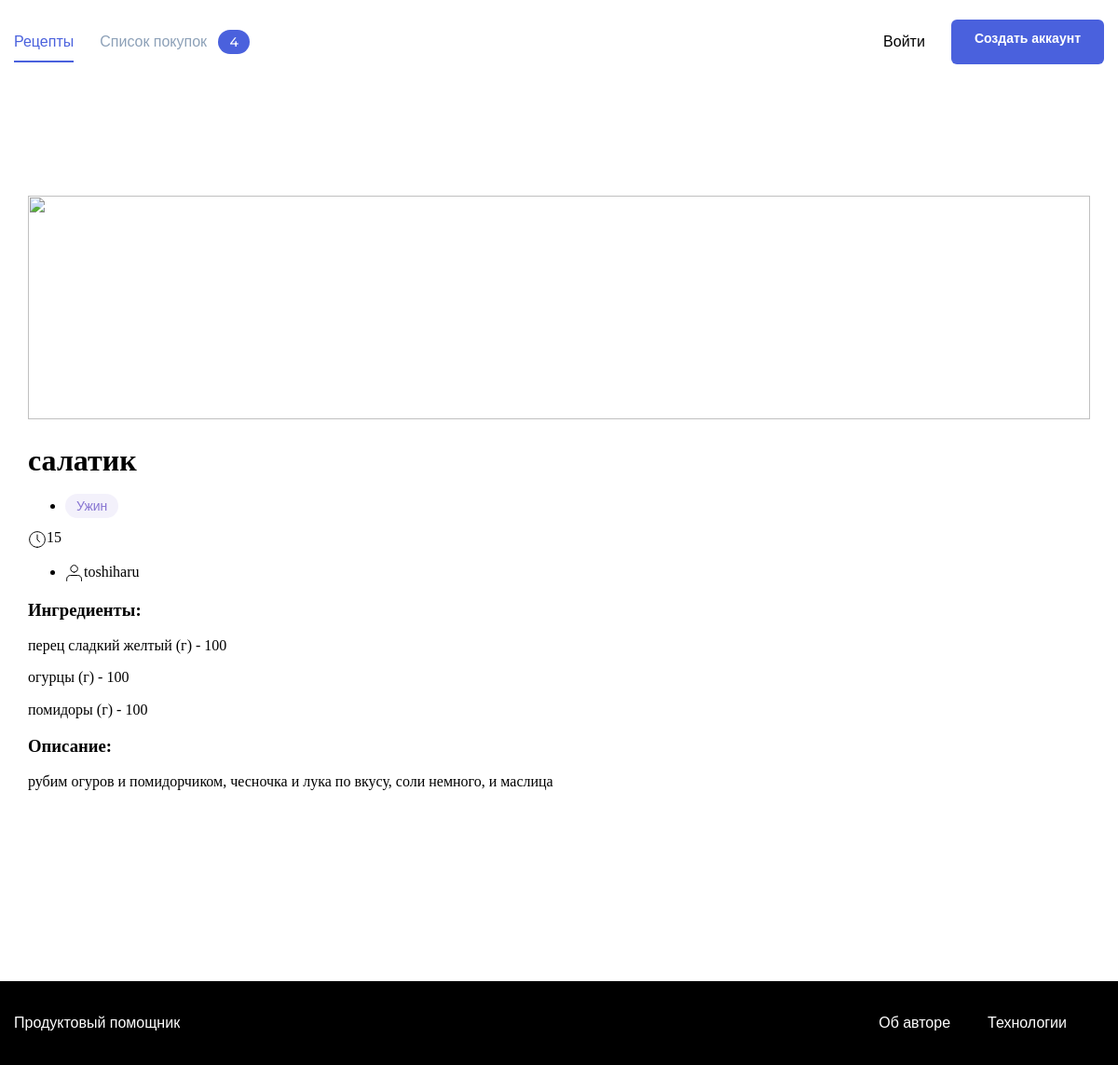
Screenshot of /recipes/5/ with the database file from the repository.
### prod_h/models.py (models this page shows, shortened)
class Recipe(models.Model):
    author = models.ForeignKey(
        User,
        on_delete=models.CASCADE,
        related_name='recipes',
        verbose_name='автор рецепта',
    )
    name = models.CharField(
        max_length=100,
        verbose_name='Название рецепта',
        help_text='Максимальная длинна 100 символов',)
    image = models.ImageField(upload_to='prod_h/', blank=True, null=True)
    text = models.TextField(
        blank=True,
        verbose_name='Описание',
        help_text='Описание рецепта',)
    ingredients = models.ManyToManyField(
        ListOfIngridients,
        through='Amount',
        through_fields=('recipe', 'ingredient'),
        verbose_name='Игредиенты',
        help_text='Игредиенты',)
    tags = models.ManyToManyField(Teg, )
    time = models.IntegerField(verbose_name='Вермя приготовления')
    pub_date = models.DateTimeField("date published", auto_now_add=True)
    slug = models.SlugField(
        max_length=500,
        unique=True,
        blank=True,
    )
    class Meta:
        ordering = ["-pub_date"]

class Teg(models.Model):
    name = models.CharField(max_length=20)
    slug = models.SlugField(unique=True)
    color = models.CharField(
        max_length=20,
        verbose_name='Цвет тега',
        blank=True
    )

class Amount(models.Model):
    ingredient = models.ForeignKey(ListOfIngridients,
                                   on_delete=models.CASCADE,
                                   related_name='ingridient_name', )
    recipe = models.ForeignKey(
        Recipe, on_delete=models.CASCADE,
        related_name="recipe_ingredients",
        verbose_name='Рецепт',
    )
    counts = models.PositiveSmallIntegerField(verbose_name='количество',
        default=1)

class ListOfIngridients(models.Model):
    name = models.CharField(max_length=50,
                            unique=True,
                            verbose_name='Название ингредиента',
                            help_text='Название ингредиента, максимум 50 символов',
                            )
    units_of_measurement = models.CharField(max_length=20,
                                            verbose_name='Единица измерения',
                                            help_text='Единица измерения, максимум 20 симоволов',
                                            )
    def __str__(self):
        return f'{self.name} ({self.units_of_measurement})'

### prod_h/views.py (the view)
# urls.py: path('recipes/<int:recipe_id>/', views.recipe_detail,
def recipe_detail(request, recipe_id):
    recipe = get_object_or_404(Recipe, pk=recipe_id)
    context = {
        'recipe': recipe,
    }
    return render(request, 'singlePage.html', context=context)

### templates/singlePage.html (shortened to what this page needs)
{% extends "base.html" %}
{% load static %}
{% block static_css %}<link rel="stylesheet" href="{% static 'pages/index.css' %}">{% endblock %}
    {%block content%}
    <main class="main container">
        <div class="single-card" data-id="371" data-author="12">
            {% load thumbnail %}
            {% thumbnail recipe.image "364x240" crop="center" upscale=True as img %}
            <a href="#" class="link" target="_blank"><img src="{{ img.url }}" alt="{{ post.name }}" class="card__image"></a>
            {% endthumbnail %}
            <div class="single-card__info">
                <div class="single-card__header-info">
                    <h1 class="single-card__title">{{recipe.name}}</h1>
                </div>
                <ul class="single-card__items">
                {%include "includes/tag.html" with post=recipe %}
                </ul>
                <div class="single-card__items single-card__items_column">
                    <p class="single-card__text"><span class="icon-time"></span>{{recipe.time}}</p>
                    <ul class="single-card__items">
                        <li class="single-card__item"><p class="single-card__text"><span class="icon-user"></span>{{recipe.author}}</p></li>
                    </ul>
                </div>
                <div class="single-card__section">
                    <h3 class="single-card__section-title">Ингредиенты:</h3>
                    <div class="single-card__items single-card__items_column">
                        {%for ingr in recipe.recipe_ingredients.all%}
                          <p class=" single-card__section-item">{{ingr.ingredient}} - {{ingr.counts}}</p>
                        {%endfor%}
                    </div>
                </div>
                <div class="single-card__section">
                    <h3 class="single-card__section-title">Описание:</h3>
                    <p class=" single-card__section-text">{{recipe.text}}</p>
                </div>
            </div>
        </div>
    </main>
{%endblock%}}

### templates/base.html (shortened to what this page needs)
<!doctype html>
<html>
<head>
    {% block static_css %}
    {% endblock %}
</head>
<body class="body">
  <header class="header">
      {% include 'includes/nav.html' %}
  </header>
  <main class="main container">
          <div class="main__header">
              {% block content %}{% endblock %}
          </div>
  </main>
{% include 'includes/footer.html' %}
</body>
</html>

### templates/includes/nav.html
<!DOCTYPE html>
<nav class="nav">
        <div class="nav__container container">
            <ul class="nav__items list">
                  <li class="nav__item nav__item_active"><a href="{% url 'index' %}" class="nav__link link">Рецепты</a></li>
                  {% if user.is_authenticated %}
                  <li class="nav__item"><a href="#" class="nav__link link">Мои подписки</a></li>
                  <li class="nav__item"><a href="{% url 'new_recipe' %}" class="nav__link link">Создать рецепт</a></li>
                  <li class="nav__item"><a href="#" class="nav__link link">Избранное</a></li>
                  <li class="nav__item"><a href="#" class="nav__link link">Список покупок</a> <span class="badge badge_style_blue nav__badge" id="counter">4</span></li>
              </ul>
              <ul class="nav__items list">
                  <li class="nav__item"><a href="{% url 'password_change' %}" class="nav__link link">Изменить пароль</a></li>
                  <li class="nav__item"><a href="{% url 'logout' %}" class="nav__link link">Выход {{user.username }}</a></li>
              </ul>
          </div>
               {% else %}
                <li class="nav__item nav__item_disabled"><a href="#" class="nav__link link">Список покупок <span class="badge badge_style_blue nav__badge" id="counter">4</span></a></li>
            </ul>
            <ul class="nav__items list">
                <li class="nav__item"><a href="{% url 'login' %}" class="nav__link link">Войти</a></li>
                <li class="nav__item"><a href="{% url 'signup' %}" class="button button_style_blue">Создать аккаунт</a></li>
            </ul>
        </div>
               {%endif%}
    </nav>

### templates/includes/tag.html
{% for tag in post.tags.all %}
    {% if tag.name == 'breakfast' %}
        <li class="card__item"><span class="badge badge_style_orange">Завтрак</span></li>
    {% elif tag.name == 'lunch' %}
        <li class="card__item"><span class="badge badge_style_green">Обед</span></li>
    {% elif tag.name == 'dinner' %}
        <li class="card__item"><span class="badge badge_style_purple">Ужин</span></li>
    {% endif %}
{% endfor %}

### templates/includes/footer.html
    <footer class="footer">
        <div class="footer__container container">
            <a href="#" class="footer__brand link">Продуктовый помощник</a>
            <ul class="footer__items">
                <li class="footer__item"><a href="/about-author/" class="footer__link link">Об авторе </a></li>
                <li class="footer__item"><a href="/about-tech/" class="footer__link link">Технологии</a></li>
            </ul>
        </div>
    </footer>

### static/pages/index.css (style rules this page uses)
* { box-sizing: border-box; }
html, body { min-height: 100%; }

### static/blocks/body/body.css (style rules this page uses)
.body { display: flex; flex-direction: column; }

### static/blocks/container/container.css (style rules this page uses)
.container { max-width: 1200px; padding: 0 15px; margin: 0 auto; width: 100%; }

### static/blocks/link/link.css (style rules this page uses)
.link { text-decoration: none; transition: opacity 0.2s; }

### static/blocks/button/button.css (style rules this page uses)
.button { font-family: 'Montserrat', sans-serif; font-style: normal; font-weight: 600; font-size: 14px; background: none; border-radius: 6px; padding: 12px 24px; height: 48px; line-height: 1; text-decoration: none; border: 1px solid transparent; transition: background 0.2s; outline: none; user-select: none; cursor: pointer; width: max-content; }

### static/blocks/button/_style/button_style_blue.css (style rules this page uses)
.button_style_blue { background: #4A61DD; color: #FFFFFF; transition: background 0.2s; }

### static/blocks/header/header.css (style rules this page uses)
.header { display: flex; align-items: center; justify-content: center; }

### static/blocks/nav/nav.css (style rules this page uses)
.nav { height: 90px; width: 100%; }

### static/blocks/nav/__container/nav__container.css (style rules this page uses)
.nav__container { display: flex; justify-content: space-between; height: 100%; align-items: center; }

### static/blocks/nav/__items/nav__items.css (style rules this page uses)
.nav__items { display: flex; height: 100%; flex-direction: row; list-style: none; padding: 0; align-items: center; }

### static/blocks/nav/__item/nav__item.css (style rules this page uses)
.nav__item { display: flex; align-items: center; margin-right: 28px; height: 100%; color: #000000; position: relative; }
.nav__item:last-child { margin-right: 0; }

### static/blocks/nav/__item/_active/nav__item_active.css (style rules this page uses)
.nav__item_active { color: #4A61DD; }
.nav__item_active:after { content: ''; position: absolute; top: 50%; margin-top: 20px; left: 0; width: 100%; height: 2px; background: #4A61DD; }

### static/blocks/nav/__item/_disabled/nav__item_disabled.css (style rules this page uses)
.nav__item_disabled { color: #8DA1B8; cursor: context-menu; }

### static/blocks/nav/__link/nav__link.css (style rules this page uses)
.nav__link { font-style: normal; font-weight: 500; font-size: 16px; line-height: 20px; color: inherit; cursor: pointer; font-family: 'Montserrat', sans-serif; }

### static/blocks/nav/__badge/nav__badge.css (style rules this page uses)
.nav__badge { margin-left: 8px; }

### static/blocks/main/main.css (style rules this page uses)
.main { padding-top: 60px; padding-bottom: 80px; flex: 1 0 auto; min-height: calc(100vh - 180px); }

### static/blocks/main/__header/main__header.css (style rules this page uses)
.main__header { display: flex; justify-content: space-between; margin-bottom: 28px; }

### static/blocks/card/__image/card__image.css (style rules this page uses)
.card__image { height: 240px; width: 100%; object-fit: cover; }

### static/blocks/card/__item/card__item.css (style rules this page uses)
.card__item { margin-right: 8px; }

### static/blocks/footer/footer.css (style rules this page uses)
.footer { background: #000000; height: 90px; flex: 0 0 auto; }

### static/blocks/footer/__container/footer__container.css (style rules this page uses)
.footer__container { display: flex; justify-content: space-between; align-items: center; height: 100%; }

### static/blocks/footer/__link/footer__link.css (style rules this page uses)
.footer__link { font-family: 'Montserrat', sans-serif; font-style: normal; font-weight: 500; font-size: 16px; line-height: 20px; color: #FFFFFF; }

### static/blocks/footer/__item/footer__item.css (style rules this page uses)
.footer__item { margin-right: 40px; }

### static/blocks/footer/__items/footer__items.css (style rules this page uses)
.footer__items { display: flex; list-style: none; padding: 0; }

### static/blocks/footer/__brand/footer__brand.css (style rules this page uses)
.footer__brand { font-family: 'Montserrat', sans-serif; font-style: normal; font-weight: 500; font-size: 16px; line-height: 20px; color: #FFFFFF; }

### static/blocks/badge/badge.css (style rules this page uses)
.badge { color: #fff; background: #ddd; border-radius: 24px; padding: 4px 12px; font-style: normal; font-weight: 500; font-size: 14px; line-height: 17px; font-family: 'Montserrat', sans-serif; }

### static/blocks/badge/_style/badge_style_purple.css (style rules this page uses)
.badge_style_purple { background: rgba(135, 117, 210, 0.1); color: #8775D2; }

### static/blocks/badge/_style/badge_style_blue.css (style rules this page uses)
.badge_style_blue { background: #4A61DD; border-radius: 36px; }

### rows the page displays
Recipe: name "салатик", time "15", author "toshiharu", text "рубим огуров и помидорчиком, чесночка и лука по вкусу, соли немного, и маслица"
Teg: name "Ужин"
Amount: ingredient "перец сладкий желтый (г)", counts "100"
Amount: ingredient "огурцы (г)", counts "100"
Amount: ingredient "помидоры (г)", counts "100"
